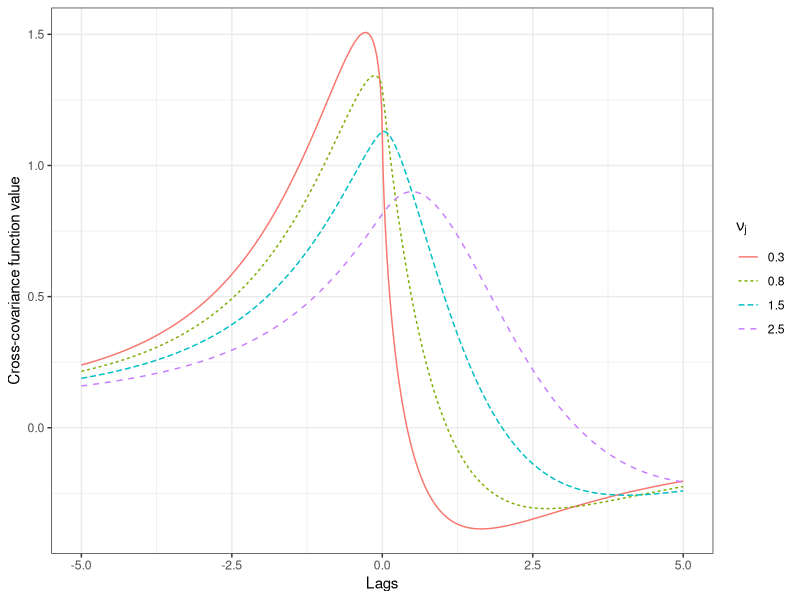
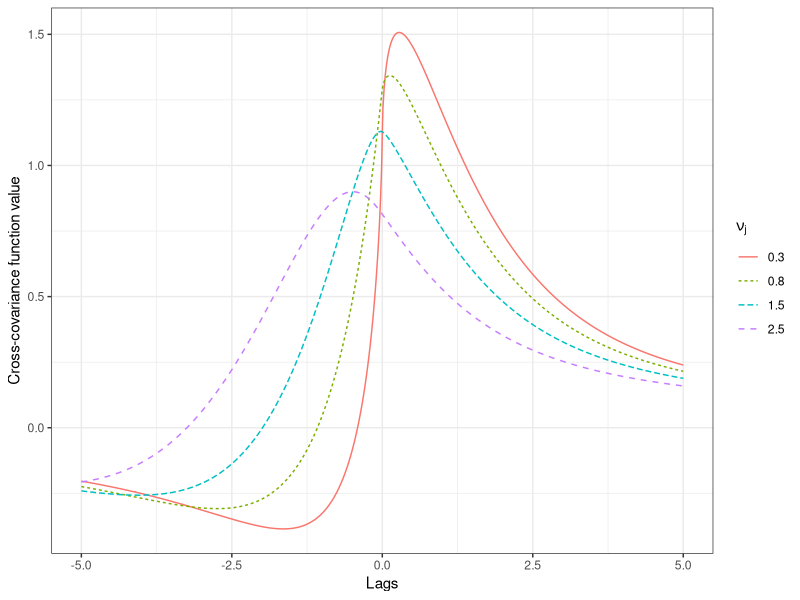
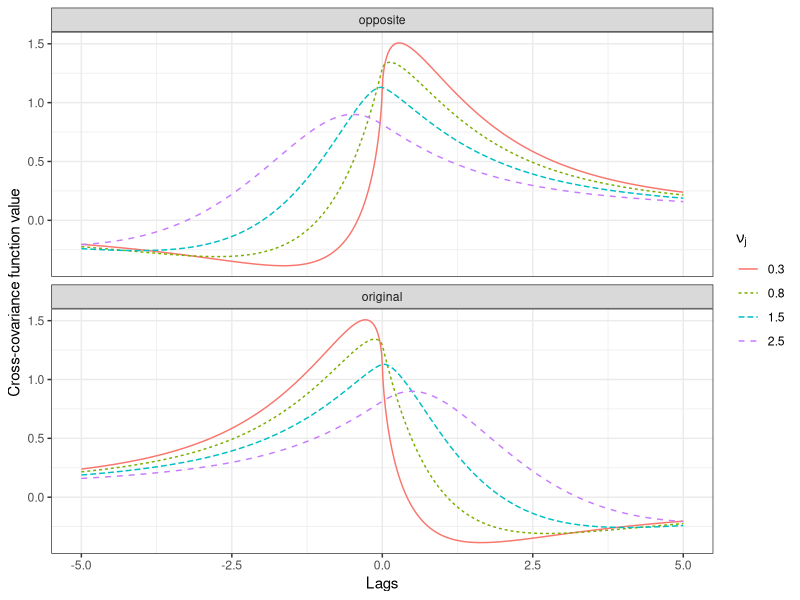
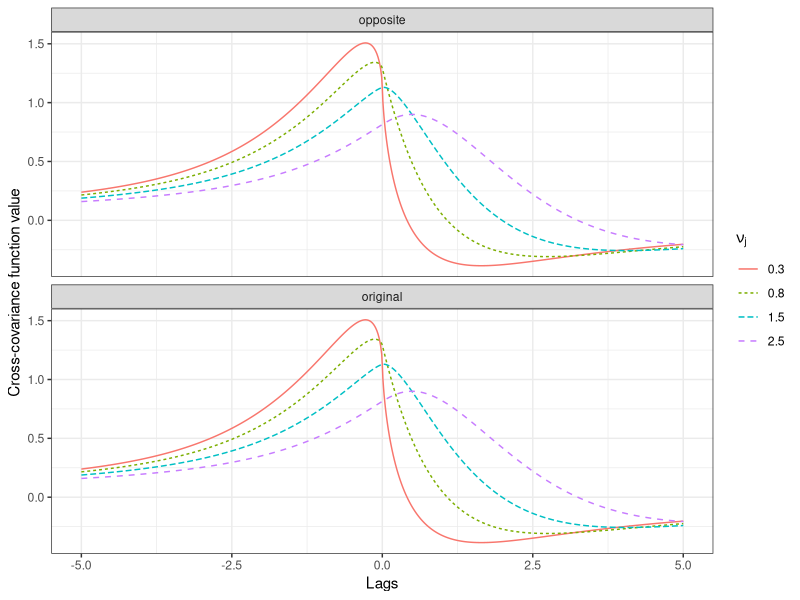

Write the R code that produced these figures, in order.
library(tidyverse)
#source('code/multi_matern_source.R')
theme_set(theme_bw())

spec_dens <- function(r, h, nu1, nu2, a1 = 1, a2 = 1, re_z, im_z) {
  val <- exp(complex(imaginary = h * r)) *
    complex(real = a1, imaginary = r)^(-nu1 - 1/2) *
    complex(real = a2, imaginary = -r)^(-nu2 - 1/2) * 
    complex(real = re_z, imaginary = sign(r) * im_z)
  Re(val)
}
spec_dens_opp <- function(r, h, nu1, nu2, a1 = 1, a2 = 1, re_z, im_z) {
  val <- exp(complex(imaginary = h * r)) *
    complex(real = a1, imaginary = -r)^(-nu1 - 1/2) *
    complex(real = a2, imaginary = r)^(-nu2 - 1/2) * 
    complex(real = re_z, imaginary = sign(r) * im_z)
  Re(val)
}
plot_seq <- seq(-5, 5, by = .01)

re_z <- .4
im_z <- .5
a1 <- 1
a2 <- 1
nu2 <- .5
limits <- 300
subdivisions <- 4000
nu_vals <- c(.3, 1.5, 2.5, .8)
full_function <- function(plot_seq, nu1, nu2, a1, a2, re_z, im_z, limits, subdivisions, norm_type = 'D'){
  sapply(plot_seq, function(z) {
    integrate(spec_dens, h = z, nu1 = nu1, nu2 = nu2, re_z = re_z, im_z = im_z,
              a1 = a1, a2 = a2,subdivisions = subdivisions,
              lower = -limits, upper = limits)$value 
  })
}
full_function_opp <- function(plot_seq, nu1, nu2, a1, a2, re_z, im_z, limits, subdivisions, norm_type = 'D'){
  sapply(plot_seq, function(z) {
    integrate(spec_dens_opp, h = z, nu1 = nu1, nu2 = nu2, re_z = re_z, im_z = im_z,
              a1 = a1, a2 = a2,subdivisions = subdivisions,
              lower = -limits, upper = limits)$value 
  })
}
test25 <- full_function(plot_seq, nu2, nu1 = nu_vals[1], a1, a2, re_z, im_z, limits, subdivisions, norm_type = 'D')
test15 <- full_function(plot_seq, nu2, nu1 = nu_vals[2], a1, a2, re_z, im_z, limits, subdivisions, norm_type = 'D')
test250 <- full_function(plot_seq, nu2, nu1 = nu_vals[3], a1, a2, re_z, im_z, limits, subdivisions, norm_type = 'D')
test8 <- full_function(plot_seq, nu2, nu1 = nu_vals[4], a1, a2, re_z, im_z, limits, subdivisions, norm_type = 'D')

df <- data.frame(plot_seq = plot_seq, 
                 value = c(test25,  test15, test250, test8),
                 nu = rep(nu_vals, each = length(plot_seq)))

ggplot(data = df, aes(x = plot_seq, y = value, color = factor(nu), linetype = factor(nu))) + 
  geom_line() + 
  labs(x = 'Lags', y = 'Cross-covariance function value',
       color = expression(nu[j]),
       linetype = expression(nu[j]))

## opposite
test25_opp <- full_function_opp(plot_seq, nu2, nu1 = nu_vals[1], a1, a2, re_z, -im_z, limits, subdivisions, norm_type = 'D')
test15_opp <- full_function_opp(plot_seq, nu2, nu1 = nu_vals[2], a1, a2, re_z, -im_z, limits, subdivisions, norm_type = 'D')
test250_opp <- full_function_opp(plot_seq, nu2, nu1 = nu_vals[3], a1, a2, re_z, -im_z, limits, subdivisions, norm_type = 'D')
test8_opp  <- full_function_opp(plot_seq, nu2, nu1 = nu_vals[4], a1, a2, re_z, -im_z, limits, subdivisions, norm_type = 'D')

df_opp <- data.frame(plot_seq = plot_seq, 
                 value = c(test25_opp, test15_opp, test250_opp, test8_opp),
                 nu = rep(nu_vals, each = length(plot_seq)))

ggplot(data = df_opp, aes(x = plot_seq, y = value, color = factor(nu), linetype = factor(nu))) + 
  geom_line() + 
  labs(x = 'Lags', y = 'Cross-covariance function value',
       color = expression(nu[j]),
       linetype = expression(nu[j]))
ggplot(data = rbind(cbind(df, type = 'original'),
                    cbind(df_opp, type = 'opposite')), aes(x = plot_seq, y = value, color = factor(nu), linetype = factor(nu))) + 
  geom_line() + 
  facet_wrap(~type, ncol = 1) + 
  labs(x = 'Lags', y = 'Cross-covariance function value',
       color = expression(nu[j]),
       linetype = expression(nu[j]))

ggplot(data = rbind(cbind(df, type = 'original'),
                    cbind(dplyr::mutate(df_opp, plot_seq = -plot_seq), type = 'opposite')), 
       aes(x = plot_seq, y = value, color = factor(nu), linetype = factor(nu))) + 
  geom_line() + 
  facet_wrap(~type, ncol = 1) + 
  labs(x = 'Lags', y = 'Cross-covariance function value',
       color = expression(nu[j]),
       linetype = expression(nu[j]))
